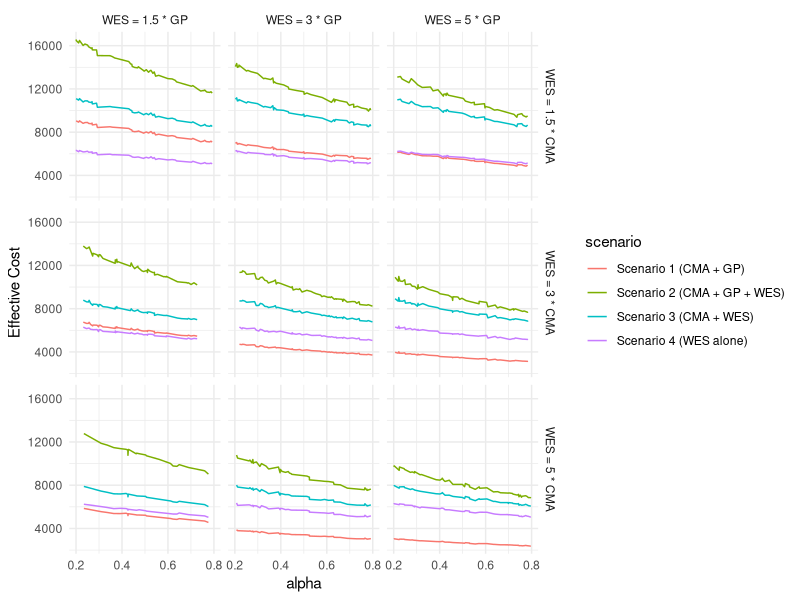
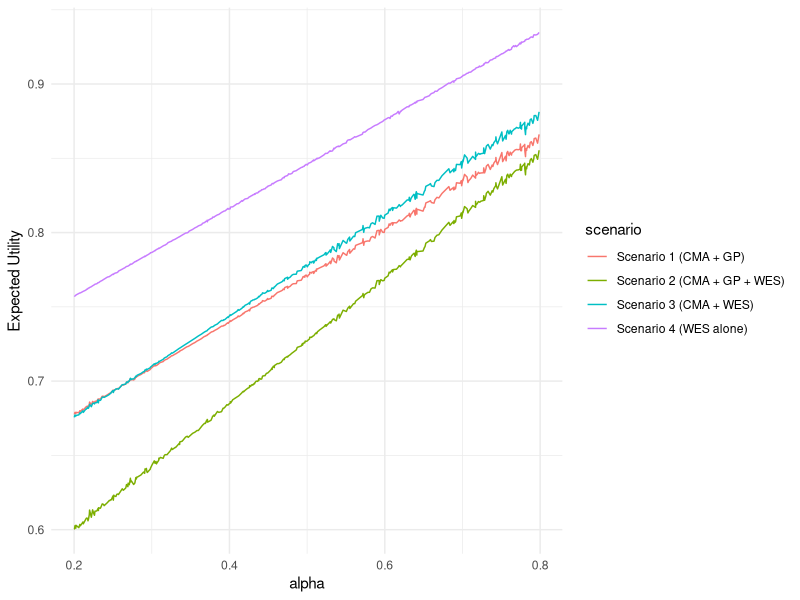
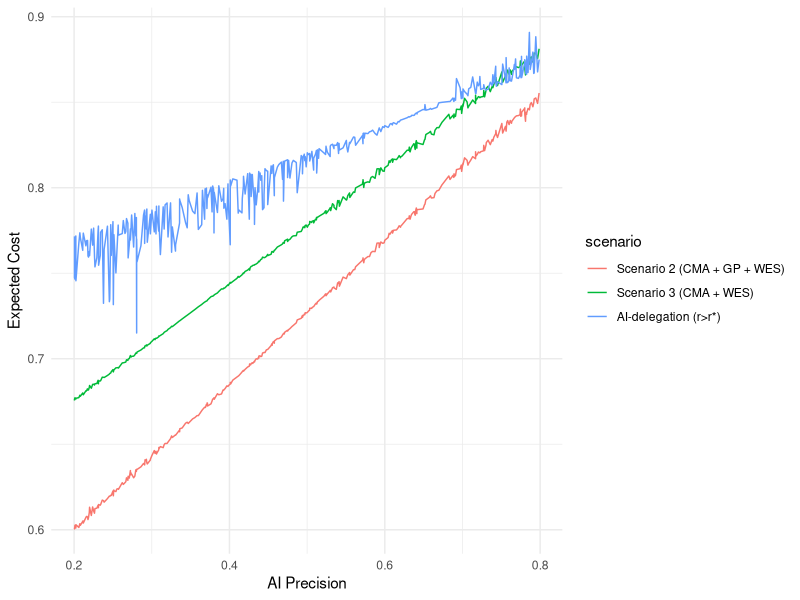

R code for these plots, in order:
## ---- chunk 1
library(tidyverse)
library(ggplot2)
library(dplyr)
library(gridExtra)
library(cowplot)
library(patchwork)
## ---- chunk 2
set.seed(123)

# Simulate parameters
n <- 400
cma_yield <- rbeta(n, 154,1382) # CMA yield
gp_yield <- rbeta(n, 234, 1871)  # gene-panel yield
wes_yield_1tier <- rbeta(n, 27, 46)  # WES first-tier yield (mean 0.37)
wes_yield_3tier <- rbeta(n, 228, 464) # WES third-tier yield (mean 0.33)
wes_yield_2tier <- 0.35 # The yield of WES as second-tier test is slightly lower than first-tier but higher than third-tier

expert_fee <- 165 # cost at decision node
cost_ratio_gp <- sample(c(1.5, 3, 5), n, replace = TRUE) 
cost_ratio_cma <- sample(c(1.5, 3, 5), n, replace = TRUE) 
wes_cost <- rnorm(n, 4589.4, 45) # cost of WES
cma_cost <- wes_cost / cost_ratio_cma # cost of CMA
gp_cost <- wes_cost / cost_ratio_gp  # gene-panel cost

cma_ppv <- 0.7638
cma_npv <- 0.9807
gp_ppv <- 0.95
gp_npv <- 0.99
wes_ppv <- 0.994
wes_npv <- 0.999

# AI precision, assume that it follows a beta distribution with mean 0.87 & SD 0.1
mu <- 0.87
sigma <- 0.15
a <- mu * ((mu * (1 - mu) / sigma^2) - 1)
b <- (1 - mu) * ((mu * (1 - mu) / sigma^2) - 1)
ai_precision <- rbeta(n,a,b)

alpha <- runif(n, 0.2, 0.8)
beta <- 1 - alpha
lambda <- 0.03 #assume it's fixed

utility <- function(pv, tat){ # pv can be either PPV or NPV
  result <- alpha*(2*pv - 1) + beta*exp(-lambda*tat)
  return (result)
}

## ---- chunk 3
generate_data <- function() {
  
  # Effective cost for Scenario 1 (CMA + GP, standard testing)
  s1_cost <- cma_cost + expert_fee + (1-cma_yield)*(gp_cost + expert_fee) 
  s1_eff <- cma_yield*utility(cma_ppv, 6) + (1-cma_yield)*(gp_yield*utility(gp_ppv,14) + (1-gp_yield)*utility(gp_npv,18))
  s1_eff_cost <- s1_cost / s1_eff
  
  # Effective cost for Scenario 2 (CMA + GP + WES)
  s2_cost <- cma_cost + expert_fee + (1-cma_yield)*(gp_cost + expert_fee + (1-gp_yield)*(wes_cost + expert_fee))
  s2_eff <- cma_yield*utility(cma_ppv,6) + (1-cma_yield)*gp_yield*utility(gp_ppv,14) + (1-cma_yield)*(1-gp_yield)*
            (wes_yield_3tier*utility(wes_ppv,26) + (1-wes_yield_3tier)*utility(wes_npv,26))
  s2_eff_cost <- s2_cost / s2_eff
  
  # Effective cost Scenario 3 (CMA + WES)
  s3_cost <- cma_cost + expert_fee + (1-cma_yield)*(wes_cost + expert_fee) 
  s3_eff <- cma_yield*utility(cma_ppv,6) + (1-cma_yield)*(wes_yield_2tier*utility(wes_ppv,18) + (1-wes_yield_2tier)*utility(wes_npv,18))
  s3_eff_cost <- s3_cost/s3_eff                 
  
  # Effective cost for Scenario 4 (WES alone)
  s4_cost <- wes_cost + expert_fee
  s4_eff <- wes_yield_1tier*utility(wes_ppv,12) + (1-wes_yield_1tier)*utility(wes_npv,12)
  s4_eff_cost <- s4_cost/s4_eff
  
  # Effective cost for AI-delegation mode (r > r*)
  ai_cost <- cma_cost + expert_fee + (1-cma_yield)*(gp_cost + (1-ai_precision)*wes_cost) #This is only for r > r*
  ai_eff <- ai_precision*utility(gp_ppv,10) + (1-ai_precision)*(wes_yield_3tier*utility(wes_ppv,18) 
            + (1-wes_yield_3tier)*utility(wes_npv,18))
  ai_eff_cost <- ai_cost / ai_eff
  
  complete_data <- data.frame(
    scenario = rep(c("Scenario 1 (CMA + GP)", "Scenario 2 (CMA + GP + WES)", "Scenario 3 (CMA + WES)", 
                     "Scenario 4 (WES alone)", "AI-delegation (r>r*)"), each = n),
    expected_cost = c(s1_cost, s2_cost, s3_cost, s4_cost, ai_cost),
    expected_utility = c(s1_eff, s2_eff, s3_eff, s4_eff, ai_eff),
    effective_cost = c(s1_eff_cost, s2_eff_cost, s3_eff_cost, s4_eff_cost, ai_eff_cost),
    cost_ratio_cma = rep(cost_ratio_cma,5),
    cost_ratio_gp = rep(cost_ratio_gp,5),
    ai_performance = rep(ai_precision,5),
    alpha_values = rep(alpha,5)
  )
  
  complete_data$scenario <- factor(complete_data$scenario, levels = c("Scenario 1 (CMA + GP)", "Scenario 2 (CMA + GP + WES)", 
                                                         "Scenario 3 (CMA + WES)", "Scenario 4 (WES alone)", "AI-delegation (r>r*)"))
  
  return(complete_data)
}
## ---- chunk 4
data <- generate_data()
## ---- chunk 5
expert_alone <- data %>% filter(scenario != "AI-delegation (r>r*)")

# Cost difference labels
cma_labels <- as_labeller(c("1.5" = "WES = 1.5 * CMA",
                               "3" = "WES = 3 * CMA",
                               "5" = "WES = 5 * CMA"))

gp_labels <- as_labeller(c("1.5" = "WES = 1.5 * GP",
                               "3" = "WES = 3 * GP",
                               "5" = "WES = 5 * GP"))

ggplot(expert_alone, aes(x = alpha_values, y = effective_cost, color = scenario)) +
  geom_line() + 
  facet_grid(cost_ratio_cma ~ cost_ratio_gp, labeller = labeller(cost_ratio_cma = cma_labels, cost_ratio_gp = gp_labels)) +
  labs(x = "alpha",
       y = "Effective Cost") +
  theme_minimal()
## ---- chunk 6
ggplot(expert_alone, aes(x = alpha_values, y = expected_utility, color = scenario)) +
  geom_line() + 
  labs(x = "alpha",
       y = "Expected Utility") +
  theme_minimal()
## ---- chunk 7
ai_delegation <- data %>% filter(scenario %in% c("Scenario 2 (CMA + GP + WES)", "Scenario 3 (CMA + WES)", "AI-delegation (r>r*)"))

ggplot(ai_delegation, aes(x = alpha_values, y = expected_utility, color = scenario)) +
  geom_line() +
  labs(x = "AI Precision", y = "Expected Cost") +
  theme_minimal()
